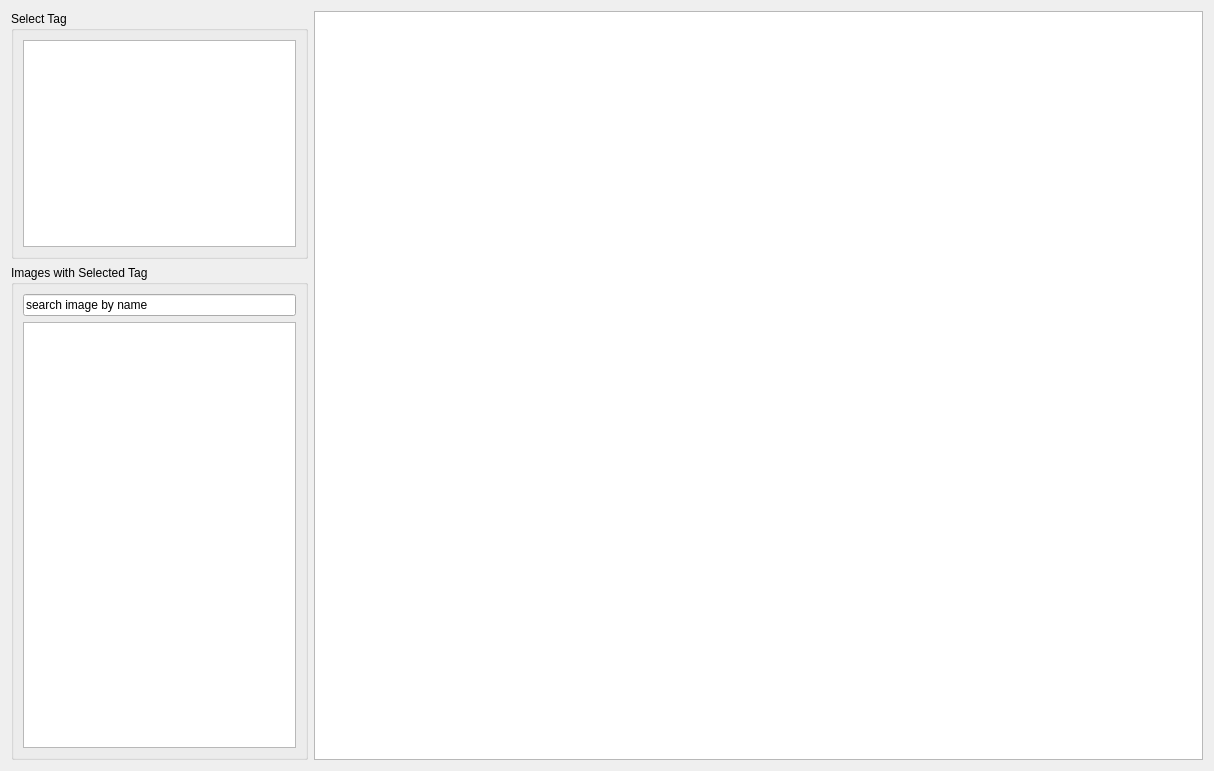
<?xml version="1.0" encoding="UTF-8"?>
<ui version="4.0">
 <class>TargetsTab</class>
 <widget class="QWidget" name="TargetsTab">
  <property name="geometry">
   <rect>
    <x>0</x>
    <y>0</y>
    <width>1214</width>
    <height>771</height>
   </rect>
  </property>
  <property name="windowTitle">
   <string>Form</string>
  </property>
  <layout class="QHBoxLayout" name="horizontalLayout" stretch="1,3">
   <item>
    <layout class="QVBoxLayout" name="verticalLayout_4" stretch="1,2">
     <item>
      <widget class="QGroupBox" name="groupBox_5">
       <property name="title">
        <string>Select Tag</string>
       </property>
       <layout class="QVBoxLayout" name="verticalLayout_6">
        <item>
         <widget class="QListWidget" name="list_tags"/>
        </item>
       </layout>
      </widget>
     </item>
     <item>
      <widget class="QGroupBox" name="groupBox_4">
       <property name="title">
        <string>Images with Selected Tag</string>
       </property>
       <layout class="QVBoxLayout" name="verticalLayout_5">
        <item>
         <widget class="QLineEdit" name="lineEdit">
          <property name="text">
           <string>search image by name</string>
          </property>
         </widget>
        </item>
        <item>
         <widget class="QListWidget" name="list_taggedImages"/>
        </item>
       </layout>
      </widget>
     </item>
    </layout>
   </item>
   <item>
    <layout class="QVBoxLayout" name="verticalLayout_10">
     <property name="rightMargin">
      <number>0</number>
     </property>
     <item>
      <widget class="PhotoViewer" name="viewer_targets"/>
     </item>
    </layout>
   </item>
  </layout>
 </widget>
 <customwidgets>
  <customwidget>
   <class>PhotoViewer</class>
   <extends>QGraphicsView</extends>
   <header>gui/photoViewer</header>
  </customwidget>
 </customwidgets>
 <resources/>
 <connections/>
</ui>
